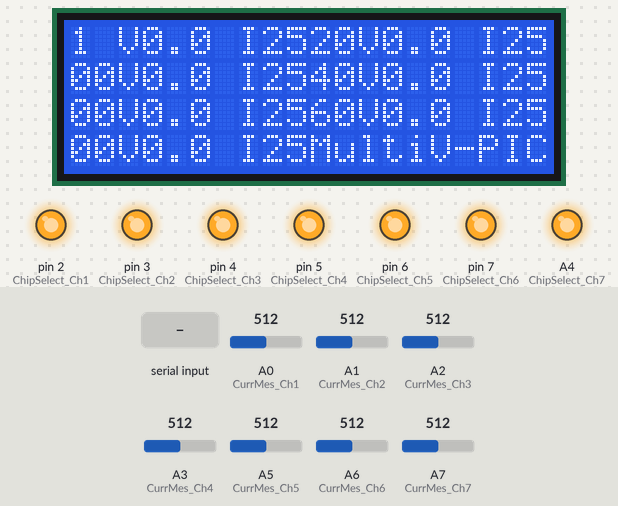
The sketch below on a simulated Arduino Nano, built with avr-gcc and run on an emulated ATmega328P. Parts: 20×4 character LCD, output pins drawn as LEDs (lit = HIGH). The inputs (shaded band) are chosen by the test bench; at power-on: A0 (CurrMes_Ch1) = 512, A1 (CurrMes_Ch2) = 512, A2 (CurrMes_Ch3) = 512, A3 (CurrMes_Ch4) = 512, A5 (CurrMes_Ch5) = 512, A6 (CurrMes_Ch6) = 512, A7 (CurrMes_Ch7) = 512. Pins used as bus, display or sensor lines are not drawn; what the sketch prints to the serial monitor is not drawn.

Above: at 9.9 s.
10.0 s: "3$" received over Serial
At 10.15 s:
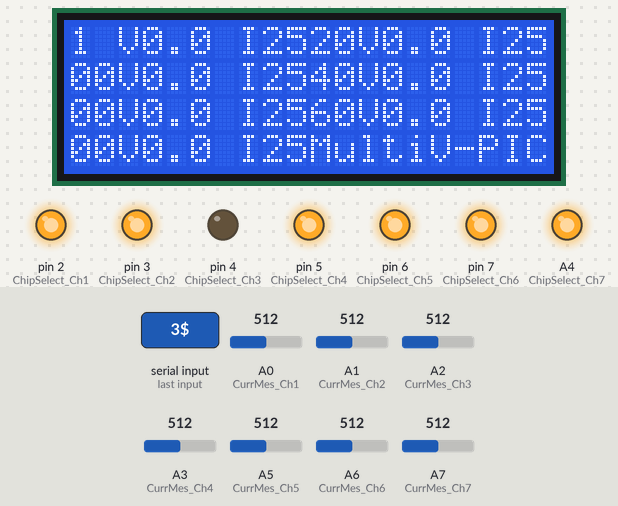
11.8 s: A0 (CurrMes_Ch1) set to 30
At 14.7 s:
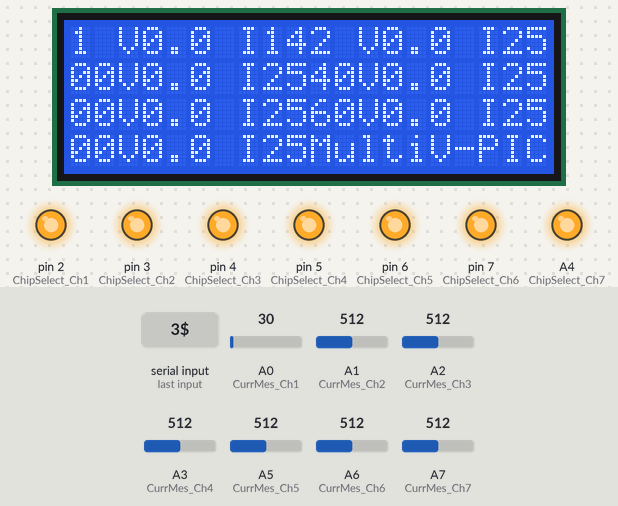
15.0 s: A1 (CurrMes_Ch2) set to 30
At 18.0 s:
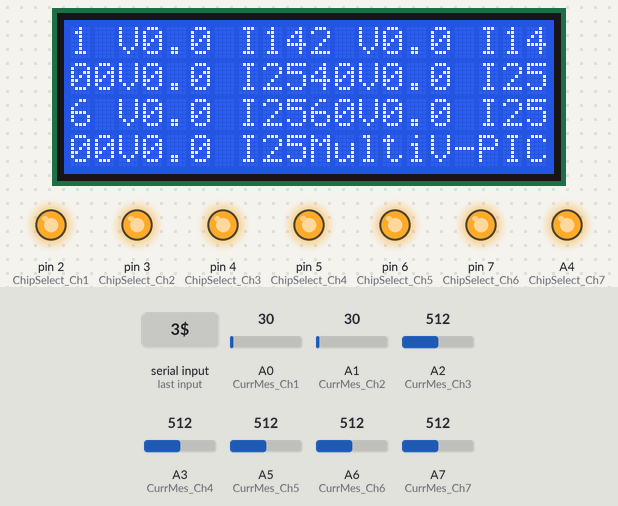
19.0 s: A2 (CurrMes_Ch3) set to 30
At 22.4 s:
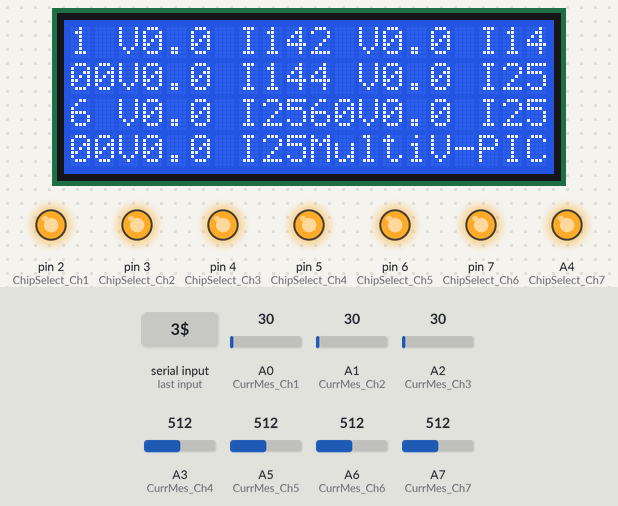
Timing chart, 0 to 23.9 s (numbered marks = the images above; inputs shaded):
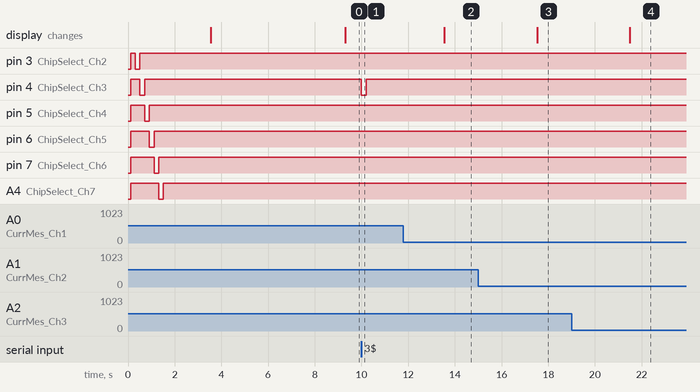

Measured:
- after the input at 10.0 s, pin 4 (ChipSelect_Ch3): HIGH → LOW at once, → HIGH 0.20 s later
- after the input at 11.8 s, the display: changes after 1.7 s (image 2)
- after the input at 15.0 s, the display: changes after 2.5 s (image 3)
- after the input at 19.0 s, the display: changes after 2.5 s (image 4)

The sketch:

MultiVoltageSource_v03.ino
```cpp
// ******************************************************
// Multiple Voltage Source v0.3
// 31 de Julio 2020
// Author: Antonio Perez-Serrano, CEMDATIC-ETSIT (UPM)
// ******************************************************

// include libraries
#include <SPI.h>
#include "Wire.h"
#include "Adafruit_LiquidCrystal.h"

// LCD Connected via SPI
Adafruit_LiquidCrystal lcd(8, 10, 9);

// Chip Select Pins for the Different Channels
const int ChipSelect_Ch1 = 2;
const int ChipSelect_Ch2 = 3;
const int ChipSelect_Ch3 = 4;
const int ChipSelect_Ch4 = 5;
const int ChipSelect_Ch5 = 6;
const int ChipSelect_Ch6 = 7;
const int ChipSelect_Ch7 = A4;

// Current Measurement Pins for the Different Channels
const int CurrMes_Ch1 = A0;
const int CurrMes_Ch2 = A1;
const int CurrMes_Ch3 = A2;
const int CurrMes_Ch4 = A3;
const int CurrMes_Ch5 = A5;
const int CurrMes_Ch6 = A6;
const int CurrMes_Ch7 = A7;

// Other variables
String received;
int channel = 1;
int received_value;
long aux_int = 0;
int vec_valuesR[] = {0,0,0,0,0,0,0};
int vec_valuesI[] = {0,0,0,0,0,0,0};

// include our functions file
#include "functions.h"

// *********************************************
// SETUP
// *********************************************
void setup() {

  // set up the LCD's number of rows and columns:
  lcd.begin(20, 4);
  // Print a message to the LCD.
  lcd.setCursor(4, 0);
  lcd.print("CEMDATIC-UPM");
  lcd.setCursor(0, 1);
  lcd.print("MultiVoltSource v0.3");
  lcd.setCursor(6, 2);
  lcd.print("Welcome!");
  lcd.setCursor(0, 3);
  lcd.print("starting...");

  // Chip Select Pins initialize:
  pinMode(ChipSelect_Ch1, OUTPUT);
  pinMode(ChipSelect_Ch2, OUTPUT);
  pinMode(ChipSelect_Ch3, OUTPUT);
  pinMode(ChipSelect_Ch4, OUTPUT);
  pinMode(ChipSelect_Ch5, OUTPUT);
  pinMode(ChipSelect_Ch6, OUTPUT);
  pinMode(ChipSelect_Ch7, OUTPUT);
  // Setting all Chip Select Pins to HIGH
  digitalWrite(ChipSelect_Ch1, HIGH);
  digitalWrite(ChipSelect_Ch2, HIGH);
  digitalWrite(ChipSelect_Ch3, HIGH);
  digitalWrite(ChipSelect_Ch4, HIGH);
  digitalWrite(ChipSelect_Ch5, HIGH);
  digitalWrite(ChipSelect_Ch6, HIGH);
  digitalWrite(ChipSelect_Ch7, HIGH);

  // Serial begin
  Serial.begin(1000000);
  // initialize SPI
  SPI.begin();

  for (channel=1; channel<8; channel++){
    digitalPotWrite(channel, vec_valuesR[channel-1]);
  }
  delay(2000);

  // First current reading
  readCurrent();

  // Ready message
  lcd.clear();
  lcd.setCursor(0, 1);
  lcd.print("Ready!");
  lcd.setCursor(0, 2);
  lcd.print("waiting serial...");

  delay(2000);

}

// *********************************************
// LOOP
// *********************************************
void loop() {

    Serial.flush();

    aux_int++;

    while ( Serial.available() > 0 ){
      received =  Serial.readStringUntil('$');

      Serial.println(received.length());

      channel = received.substring(0,1).toInt();
      vec_valuesR[channel-1] = received.substring(2,received.length()).toInt();

      Serial.println(channel);
      Serial.println(received);

      if (received_value >= 0 & received_value < 511){
        digitalPotWrite(channel, vec_valuesR[channel-1]);
        displayLCD(vec_valuesR, vec_valuesI);
      } else {
        Serial.println("No valid");
      }

    }

    if ( aux_int == 200000 ){
      readCurrent();
      aux_int = 0;
      displayLCD(vec_valuesR, vec_valuesI);
    }


}
```

functions.h
```cpp
// *********************************************
// FUNCTIONS
// *********************************************


// *********************************************
// readCurrent
void readCurrent() {

  vec_valuesI[0] = int( analogRead(CurrMes_Ch1)*5000.0/1024.0 );
  vec_valuesI[1] = int( analogRead(CurrMes_Ch2)*5000.0/1024.0 );
  vec_valuesI[2] = int( analogRead(CurrMes_Ch3)*5000.0/1024.0 );
  vec_valuesI[3] = int( analogRead(CurrMes_Ch4)*5000.0/1024.0 );
  vec_valuesI[4] = int( analogRead(CurrMes_Ch5)*5000.0/1024.0 );
  vec_valuesI[5] = int( analogRead(CurrMes_Ch6)*5000.0/1024.0 );
  vec_valuesI[6] = int( analogRead(CurrMes_Ch7)*5000.0/1024.0 );

}


// *********************************************
// displayLCD
void displayLCD(int valueR[7], int valueI[7]) {
  lcd.clear();

  for (int i = 0; i < 4; i++){
    lcd.setCursor(0, i);
    lcd.print(2*i+1);
    lcd.setCursor(2, i);
    lcd.print("V");
    lcd.print(String(0.02*valueR[2*i],1));
    lcd.setCursor(7, i);
    lcd.print("I");
    lcd.print(valueI[2*i]);
  }


  for (int i = 0; i <3; i++){
    lcd.setCursor(10, i);
    lcd.print(2*i+2);
    lcd.setCursor(12, i);
    lcd.print("V");
    lcd.print(String(0.02*valueR[2*i+1],1));
    lcd.setCursor(17, i);
    lcd.print("I");
    lcd.print(valueI[2*i+1]);
  }

  lcd.setCursor(10,3);
  lcd.print("MultiV-PIC");
}

// *********************************************
// digitalPotWrite
void digitalPotWrite(int channel, int values) {

  int value1;
  int value2;

  if (values > 255){
    value1 = 255;
    value2 = values-255;
  } else {
    value1 = values;
    value2 = 0;
  }

  switch(channel){
    case 1:
      // take the SS pin low to select the chip:
      digitalWrite(ChipSelect_Ch1, LOW);
      delay(100);
      //  send in the values via SPI:
      SPI.transfer(value1);
      SPI.transfer(value2);
      delay(100);
      // take the SS pin high to de-select the chip:
      digitalWrite(ChipSelect_Ch1, HIGH);
      break;
    case 2:
      // take the SS pin low to select the chip:
      digitalWrite(ChipSelect_Ch2, LOW);
      delay(100);
      //  send in the values via SPI:
      SPI.transfer(value1);
      SPI.transfer(value2);
      delay(100);
      // take the SS pin high to de-select the chip:
      digitalWrite(ChipSelect_Ch2, HIGH);
      break;
    case 3:
      // take the SS pin low to select the chip:
      digitalWrite(ChipSelect_Ch3, LOW);
      delay(100);
      //  send in the values via SPI:
      SPI.transfer(value1);
      SPI.transfer(value2);
      delay(100);
      // take the SS pin high to de-select the chip:
      digitalWrite(ChipSelect_Ch3, HIGH);
      break;
    case 4:
      // take the SS pin low to select the chip:
      digitalWrite(ChipSelect_Ch4, LOW);
      delay(100);
      //  send in the values via SPI:
      SPI.transfer(value1);
      SPI.transfer(value2);
      delay(100);
      // take the SS pin high to de-select the chip:
      digitalWrite(ChipSelect_Ch4, HIGH);
      break;
    case 5:
      // take the SS pin low to select the chip:
      digitalWrite(ChipSelect_Ch5, LOW);
      delay(100);
      //  send in the values via SPI:
      SPI.transfer(value1);
      SPI.transfer(value2);
      delay(100);
      // take the SS pin high to de-select the chip:
      digitalWrite(ChipSelect_Ch5, HIGH);
      break;
    case 6:
      // take the SS pin low to select the chip:
      digitalWrite(ChipSelect_Ch6, LOW);
      delay(100);
      //  send in the values via SPI:
      SPI.transfer(value1);
      SPI.transfer(value2);
      delay(100);
      // take the SS pin high to de-select the chip:
      digitalWrite(ChipSelect_Ch6, HIGH);
      break;
    case 7:
      // take the SS pin low to select the chip:
      digitalWrite(ChipSelect_Ch7, LOW);
      delay(100);
      //  send in the values via SPI:
      SPI.transfer(value1);
      SPI.transfer(value2);
      delay(100);
      // take the SS pin high to de-select the chip:
      digitalWrite(ChipSelect_Ch7, HIGH);
      break;
    default:
      break;
  }
}
```
